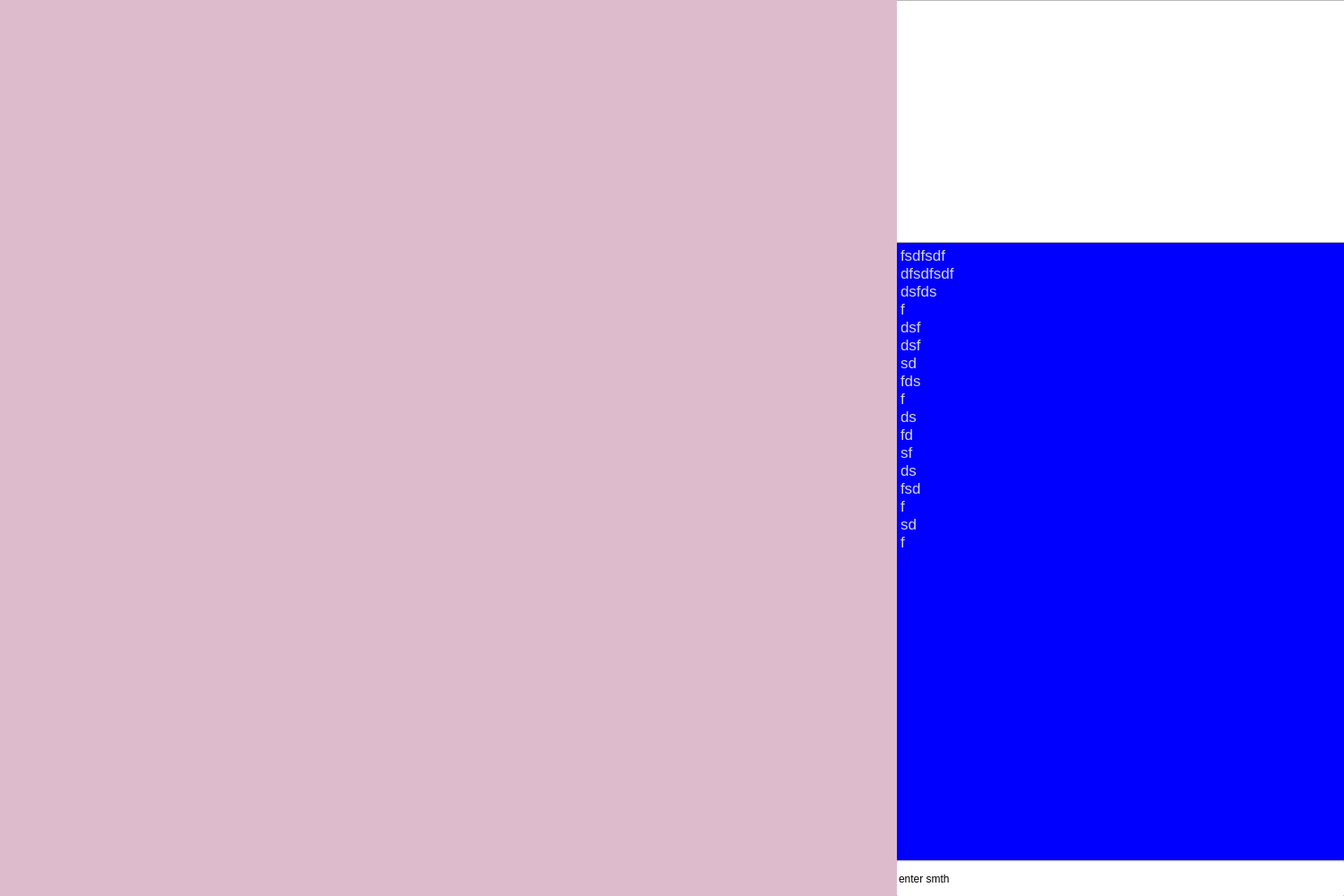
<?xml version="1.0" encoding="UTF-8"?>
<ui version="4.0">
 <class>MainWindow</class>
 <widget class="QMainWindow" name="MainWindow">
  <property name="geometry">
   <rect>
    <x>0</x>
    <y>0</y>
    <width>1500</width>
    <height>1000</height>
   </rect>
  </property>
  <property name="windowTitle">
   <string>MainWindow</string>
  </property>
  <widget class="QWidget" name="centralWidget">
   <widget class="QLineEdit" name="enterDecisionLine">
    <property name="geometry">
     <rect>
      <x>1000</x>
      <y>960</y>
      <width>501</width>
      <height>41</height>
     </rect>
    </property>
    <property name="text">
     <string>enter smth</string>
    </property>
   </widget>
   <widget class="QTextEdit" name="logBook">
    <property name="enabled">
     <bool>true</bool>
    </property>
    <property name="geometry">
     <rect>
      <x>1000</x>
      <y>270</y>
      <width>501</width>
      <height>691</height>
     </rect>
    </property>
    <property name="acceptDrops">
     <bool>false</bool>
    </property>
    <property name="html">
     <string>&lt;!DOCTYPE HTML PUBLIC &quot;-//W3C//DTD HTML 4.0//EN&quot; &quot;http://www.w3.org/TR/REC-html40/strict.dtd&quot;&gt;
&lt;html&gt;&lt;head&gt;&lt;meta name=&quot;qrichtext&quot; content=&quot;1&quot; /&gt;&lt;style type=&quot;text/css&quot;&gt;
p, li { white-space: pre-wrap; }
&lt;/style&gt;&lt;/head&gt;&lt;body style=&quot; font-family:'.SF NS Text'; font-size:13pt; font-weight:400; font-style:normal;&quot; bgcolor=&quot;#0000ff&quot;&gt;
&lt;p style=&quot; margin-top:0px; margin-bottom:0px; margin-left:0px; margin-right:0px; -qt-block-indent:0; text-indent:0px;&quot;&gt;&lt;span style=&quot; color:#d6d6d6;&quot;&gt;fsdfsdf&lt;/span&gt;&lt;/p&gt;
&lt;p style=&quot; margin-top:0px; margin-bottom:0px; margin-left:0px; margin-right:0px; -qt-block-indent:0; text-indent:0px;&quot;&gt;&lt;span style=&quot; color:#d6d6d6;&quot;&gt;dfsdfsdf&lt;/span&gt;&lt;/p&gt;
&lt;p style=&quot; margin-top:0px; margin-bottom:0px; margin-left:0px; margin-right:0px; -qt-block-indent:0; text-indent:0px;&quot;&gt;&lt;span style=&quot; color:#d6d6d6;&quot;&gt;dsfds&lt;/span&gt;&lt;/p&gt;
&lt;p style=&quot; margin-top:0px; margin-bottom:0px; margin-left:0px; margin-right:0px; -qt-block-indent:0; text-indent:0px;&quot;&gt;&lt;span style=&quot; color:#d6d6d6;&quot;&gt;f&lt;/span&gt;&lt;/p&gt;
&lt;p style=&quot; margin-top:0px; margin-bottom:0px; margin-left:0px; margin-right:0px; -qt-block-indent:0; text-indent:0px;&quot;&gt;&lt;span style=&quot; color:#d6d6d6;&quot;&gt;dsf&lt;/span&gt;&lt;/p&gt;
&lt;p style=&quot; margin-top:0px; margin-bottom:0px; margin-left:0px; margin-right:0px; -qt-block-indent:0; text-indent:0px;&quot;&gt;&lt;span style=&quot; color:#d6d6d6;&quot;&gt;dsf&lt;/span&gt;&lt;/p&gt;
&lt;p style=&quot; margin-top:0px; margin-bottom:0px; margin-left:0px; margin-right:0px; -qt-block-indent:0; text-indent:0px;&quot;&gt;&lt;span style=&quot; color:#d6d6d6;&quot;&gt;sd&lt;/span&gt;&lt;/p&gt;
&lt;p style=&quot; margin-top:0px; margin-bottom:0px; margin-left:0px; margin-right:0px; -qt-block-indent:0; text-indent:0px;&quot;&gt;&lt;span style=&quot; color:#d6d6d6;&quot;&gt;fds&lt;/span&gt;&lt;/p&gt;
&lt;p style=&quot; margin-top:0px; margin-bottom:0px; margin-left:0px; margin-right:0px; -qt-block-indent:0; text-indent:0px;&quot;&gt;&lt;span style=&quot; color:#d6d6d6;&quot;&gt;f&lt;/span&gt;&lt;/p&gt;
&lt;p style=&quot; margin-top:0px; margin-bottom:0px; margin-left:0px; margin-right:0px; -qt-block-indent:0; text-indent:0px;&quot;&gt;&lt;span style=&quot; color:#d6d6d6;&quot;&gt;ds&lt;/span&gt;&lt;/p&gt;
&lt;p style=&quot; margin-top:0px; margin-bottom:0px; margin-left:0px; margin-right:0px; -qt-block-indent:0; text-indent:0px;&quot;&gt;&lt;span style=&quot; color:#d6d6d6;&quot;&gt;fd&lt;/span&gt;&lt;/p&gt;
&lt;p style=&quot; margin-top:0px; margin-bottom:0px; margin-left:0px; margin-right:0px; -qt-block-indent:0; text-indent:0px;&quot;&gt;&lt;span style=&quot; color:#d6d6d6;&quot;&gt;sf&lt;/span&gt;&lt;/p&gt;
&lt;p style=&quot; margin-top:0px; margin-bottom:0px; margin-left:0px; margin-right:0px; -qt-block-indent:0; text-indent:0px;&quot;&gt;&lt;span style=&quot; color:#d6d6d6;&quot;&gt;ds&lt;/span&gt;&lt;/p&gt;
&lt;p style=&quot; margin-top:0px; margin-bottom:0px; margin-left:0px; margin-right:0px; -qt-block-indent:0; text-indent:0px;&quot;&gt;&lt;span style=&quot; color:#d6d6d6;&quot;&gt;fsd&lt;/span&gt;&lt;/p&gt;
&lt;p style=&quot; margin-top:0px; margin-bottom:0px; margin-left:0px; margin-right:0px; -qt-block-indent:0; text-indent:0px;&quot;&gt;&lt;span style=&quot; color:#d6d6d6;&quot;&gt;f&lt;/span&gt;&lt;/p&gt;
&lt;p style=&quot; margin-top:0px; margin-bottom:0px; margin-left:0px; margin-right:0px; -qt-block-indent:0; text-indent:0px;&quot;&gt;&lt;span style=&quot; color:#d6d6d6;&quot;&gt;sd&lt;/span&gt;&lt;/p&gt;
&lt;p style=&quot; margin-top:0px; margin-bottom:0px; margin-left:0px; margin-right:0px; -qt-block-indent:0; text-indent:0px;&quot;&gt;&lt;span style=&quot; color:#d6d6d6;&quot;&gt;f&lt;/span&gt;&lt;/p&gt;
&lt;p style=&quot;-qt-paragraph-type:empty; margin-top:0px; margin-bottom:0px; margin-left:0px; margin-right:0px; -qt-block-indent:0; text-indent:0px; color:#d6d6d6;&quot;&gt;&lt;br /&gt;&lt;/p&gt;&lt;/body&gt;&lt;/html&gt;</string>
    </property>
    <property name="textInteractionFlags">
     <set>Qt::TextSelectableByMouse</set>
    </property>
    <property name="placeholderText">
     <string/>
    </property>
   </widget>
   <widget class="QTextEdit" name="heroInfo">
    <property name="geometry">
     <rect>
      <x>1000</x>
      <y>0</y>
      <width>501</width>
      <height>271</height>
     </rect>
    </property>
   </widget>
   <widget class="MapField" name="mapFieldWidget" native="true">
    <property name="geometry">
     <rect>
      <x>0</x>
      <y>0</y>
      <width>1001</width>
      <height>1001</height>
     </rect>
    </property>
    <property name="autoFillBackground">
     <bool>true</bool>
    </property>
    <property name="styleSheet">
     <string notr="true">background-color: #ddbbcc;</string>
    </property>
   </widget>
  </widget>
 </widget>
 <layoutdefault spacing="6" margin="11"/>
 <customwidgets>
  <customwidget>
   <class>MapField</class>
   <extends>QWidget</extends>
   <header>mapfield.h</header>
   <container>1</container>
  </customwidget>
 </customwidgets>
 <resources/>
 <connections/>
</ui>
